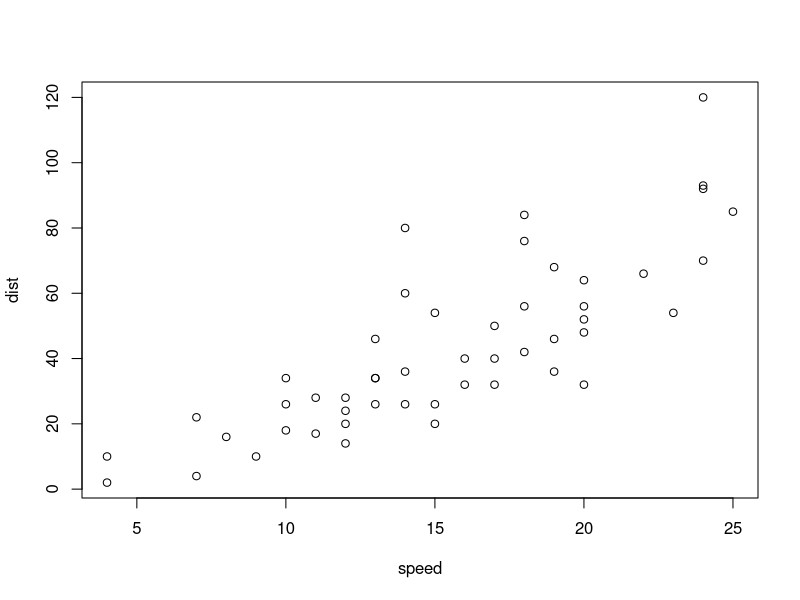
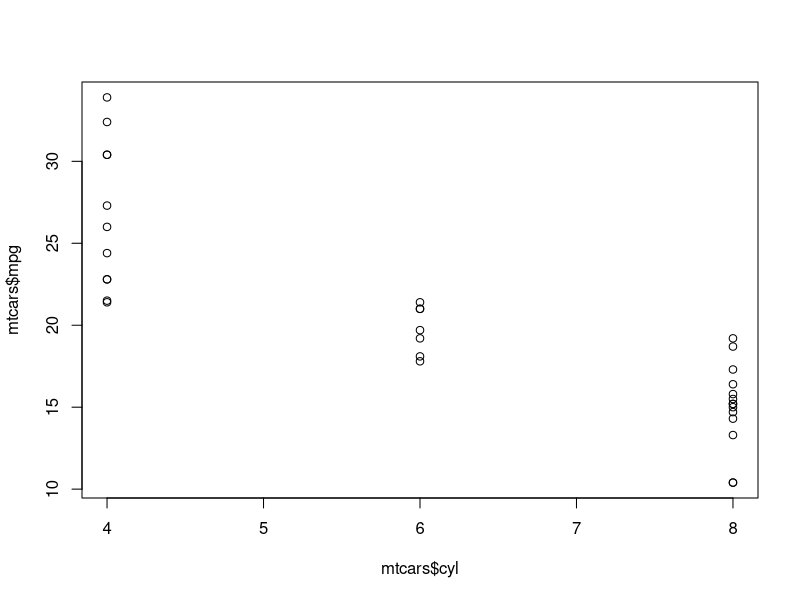
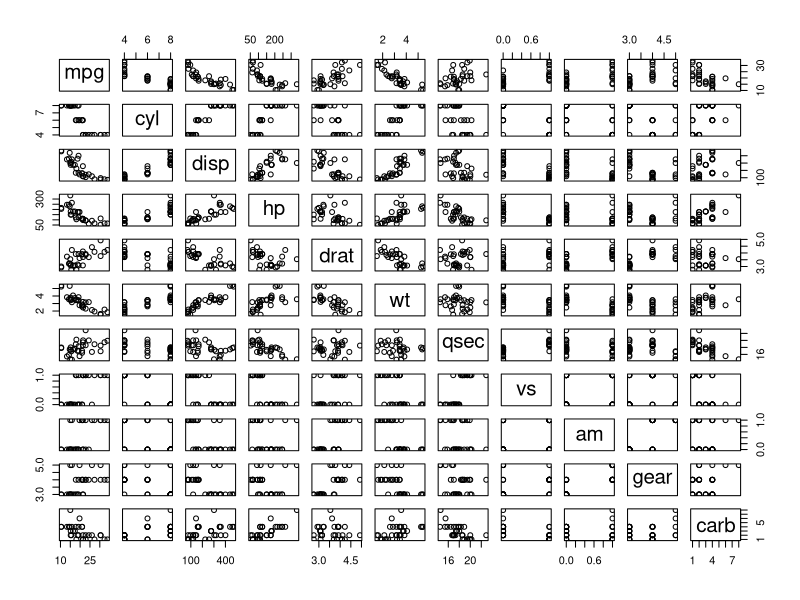

Recreate these plots in R, in order.
## ---- chunk 1
mtcars
## ---- chunk 2
summary(mtcars)
## ---- chunk 3
cars
## ---- chunk 4
plot(cars)
## ---- chunk 5
x <- 7
y <- x*2
## ---- chunk 6
x <- c(1,2,3)
x*2
## ---- chunk 7
mtcars$carb
## ---- chunk 8
mtcars
## ---- chunk 9
plot(mtcars$cyl,mtcars$mpg)
## ---- chunk 10
plot(mtcars)
## ---- chunk 11
?mtcars
